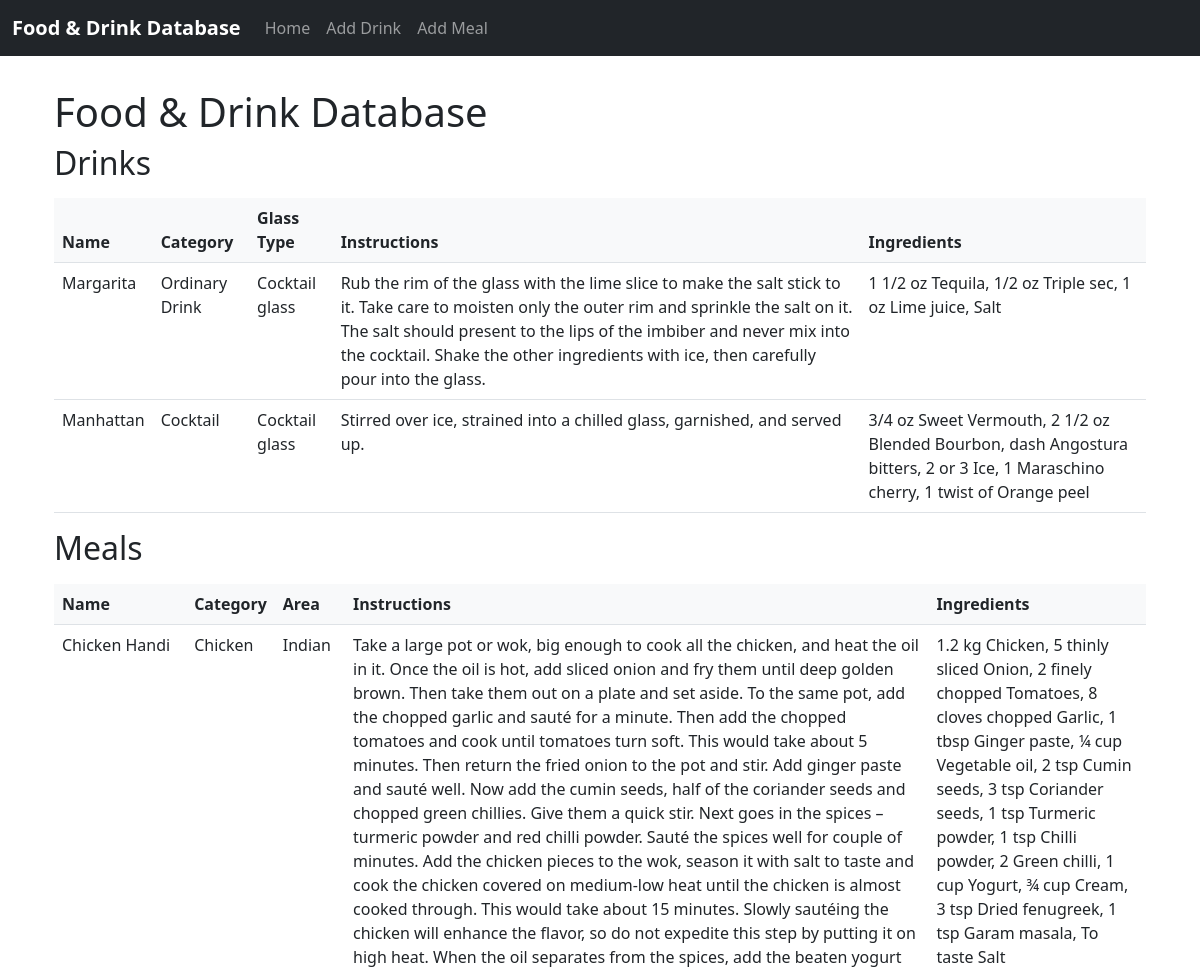
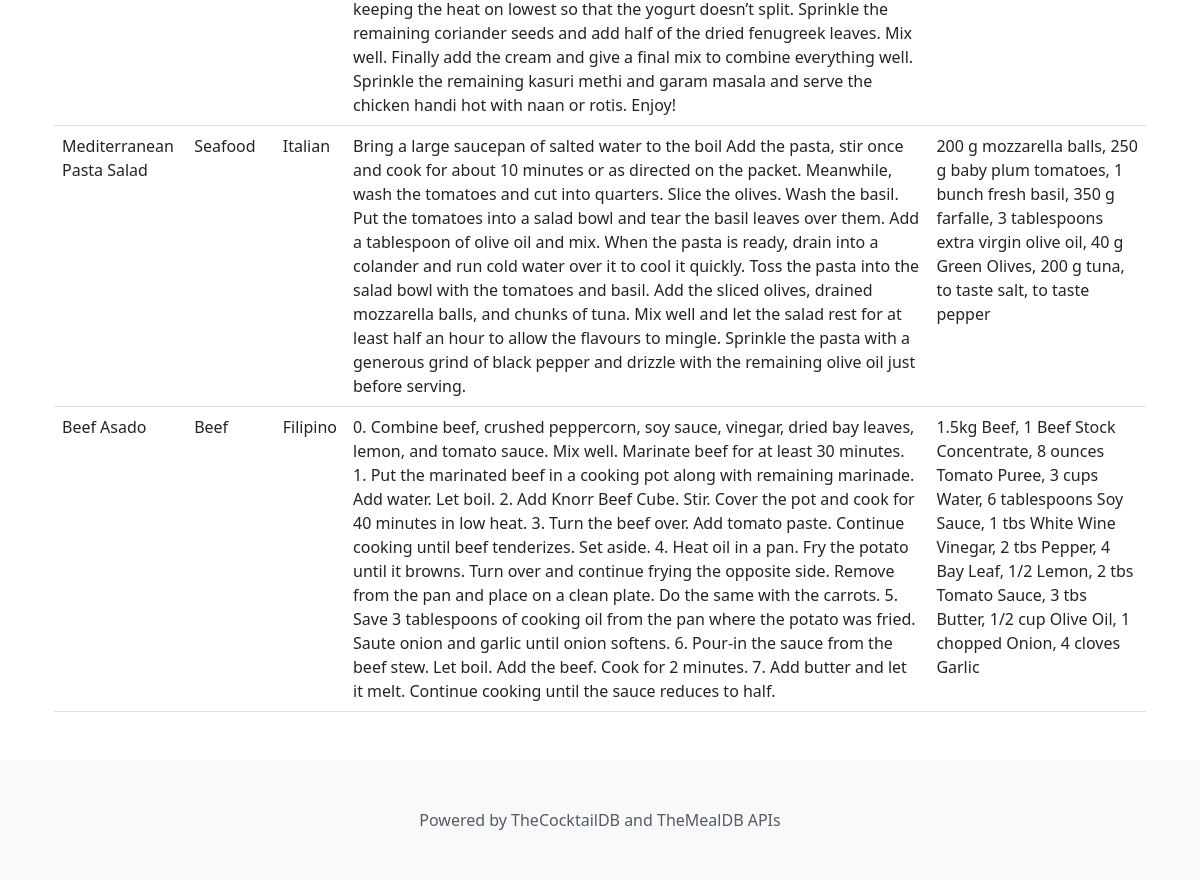
The page / on the database its author committed (2 pictures, top to bottom).
### tables this page shows
CREATE TABLE drinks (
                    id INTEGER PRIMARY KEY AUTOINCREMENT,
                    name TEXT NOT NULL,
                    category TEXT,
                    glass TEXT,
                    instructions TEXT,
                    ingredients TEXT,
                    api_id TEXT UNIQUE
                );

CREATE TABLE meals (
                    id INTEGER PRIMARY KEY AUTOINCREMENT,
                    name TEXT NOT NULL,
                    category TEXT,
                    area TEXT,
                    instructions TEXT,
                    ingredients TEXT,
                    api_id TEXT UNIQUE
                );

### index.py (the view)
class Index(MethodView):
    def get(self):
        model_instance = gbmodel.get_model()
        drinks = [dict(name=row[0], category=row[1], glass=row[2], instructions=row[3], ingredients=row[4], api_id=row[5])
                 for row in model_instance.select_drinks()]
        meals = [dict(name=row[0], category=row[1], area=row[2], instructions=row[3], ingredients=row[4], api_id=row[5])
                for row in model_instance.select_meals()]
        return render_template('index.html', drinks=drinks, meals=meals)

### gbmodel/__init__.py (called while the page is built)
def get_model():
    return appmodel

### gbmodel/model_sqlite3.py (called while the page is built)
    def select_drinks(self):
        connection = sqlite3.connect(DB_FILE)
        cursor = connection.cursor()
        cursor.execute("SELECT name, category, glass, instructions, ingredients, api_id FROM drinks")
        results = cursor.fetchall()
        cursor.close()
        connection.close()
        return results

    def select_meals(self):
        connection = sqlite3.connect(DB_FILE)
        cursor = connection.cursor()
        cursor.execute("SELECT name, category, area, instructions, ingredients, api_id FROM meals")
        results = cursor.fetchall()
        cursor.close()
        connection.close()
        return results

### templates/index.html
{% extends 'base.html' %}
{% block content %}
<div class="container">
    <h1>Food & Drink Database</h1>
    <h2>Drinks</h2>
    {% if drinks %}
    <table class="table">
        <thead>
            <tr>
                <th>Name</th>
                <th>Category</th>
                <th>Glass Type</th>
                <th>Instructions</th>
                <th>Ingredients</th>
            </tr>
        </thead>
        <tbody>
        {% for drink in drinks %}
            <tr>
                <td>{{ drink.name }}</td>
                <td>{{ drink.category }}</td>
                <td>{{ drink.glass }}</td>
                <td>{{ drink.instructions }}</td>
                <td>{{ drink.ingredients }}</td>
            </tr>
        {% endfor %}
        </tbody>
    </table>
    {% else %}
    <p>No drinks in the database yet.</p>
    {% endif %}
    <h2>Meals</h2>
    {% if meals %}
    <table class="table">
        <thead>
            <tr>
                <th>Name</th>
                <th>Category</th>
                <th>Area</th>
                <th>Instructions</th>
                <th>Ingredients</th>
            </tr>
        </thead>
        <tbody>
        {% for meal in meals %}
            <tr>
                <td>{{ meal.name }}</td>
                <td>{{ meal.category }}</td>
                <td>{{ meal.area }}</td>
                <td>{{ meal.instructions }}</td>
                <td>{{ meal.ingredients }}</td>
            </tr>
        {% endfor %}
        </tbody>
    </table>
    {% else %}
    <p>No meals in the database yet.</p>
    {% endif %}
</div>
{% endblock %}

### templates/base.html (shortened to what this page needs)
<!DOCTYPE html>
<html lang="en">
<head>
    <link href="https://cdn.jsdelivr.net/npm/bootstrap@5.3.0/dist/css/bootstrap.min.css" rel="stylesheet">
</head>
<body>
    <nav class="navbar navbar-expand-lg navbar-dark bg-dark">
        <div class="container-fluid">
            <a class="navbar-brand" href="/">Food & Drink Database</a>
            <div class="collapse navbar-collapse" id="navbarNav">
                <ul class="navbar-nav">
                    <li class="nav-item">
                        <a class="nav-link" href="/">Home</a>
                    </li>
                    <li class="nav-item">
                        <a class="nav-link" href="/drink/">Add Drink</a>
                    </li>
                    <li class="nav-item">
                        <a class="nav-link" href="/meal/">Add Meal</a>
                    </li>
                </ul>
            </div>
        </div>
    </nav>
    <div class="container">
        {% block content %}{% endblock %}
    </div>
    <footer class="bg-light py-3 mt-5">
        <div class="container text-center">
            <p class="text-muted mb-0">
                Powered by TheCocktailDB and TheMealDB APIs
            </p>
        </div>
    </footer>
</body>
</html>

### templates/base.html (style rules this page uses)
.navbar-brand { font-weight: bold; }
.container { margin-top: 2rem; margin-bottom: 2rem; }
.table { margin-top: 1rem; }
.table th { background-color: #f8f9fa; }

### rows shown on the page
drinks: name "Margarita", category "Ordinary Drink", glass "Cocktail glass", instructions "Rub the rim of the glass with the lime slice to make the salt stick to it. Take care to moisten only the outer rim and sprinkle the salt on it. The salt should present to the lips of the imbiber and never mix into the cocktail. Shake the other ingredients with ice, then carefully pour into the glass.", ingredients "1 1/2 oz Tequila, 1/2 oz Triple sec, 1 oz Lime juice, Salt"
drinks: name "Manhattan", category "Cocktail", glass "Cocktail glass", instructions "Stirred over ice, strained into a chilled glass, garnished, and served up.", ingredients "3/4 oz Sweet Vermouth, 2 1/2 oz Blended Bourbon, dash Angostura bitters, 2 or 3 Ice, 1 Maraschino cherry, 1 twist of Orange peel"
meals: name "Chicken Handi", category "Chicken", area "Indian", instructions "Take a large pot or wok, big enough to cook all the chicken, and heat the oil in it. Once the oil is hot, add sliced onion and fry them until deep golden brown. Then take them out on a plate and set aside. To the same pot, add the chopped garlic and sauté for a minute. Then add the chopped tomatoes and cook until tomatoes turn soft. This would take about 5 minutes. Then return the fried onion to the pot and stir. Add ginger paste and sauté well. Now add the cumin seeds, half of the coriander seeds and chopped green chillies. Give them a quick stir. Next goes in the spices – turmeric powder and red chilli powder. Sauté the spices well for couple of minutes. Add the chicken pieces to the wok,…", ingredients "1.2 kg Chicken, 5 thinly sliced Onion, 2 finely chopped Tomatoes, 8 cloves chopped Garlic, 1 tbsp Ginger paste, ¼ cup Vegetable oil, 2 tsp Cumin seeds, 3 tsp Coriander seeds, 1 tsp Turmeric powder, 1 tsp Chilli powder, 2 Green chilli, 1 cup Yogurt, ¾ cup Cream, 3 tsp Dried fenugreek, 1 tsp Garam masala, To taste Salt"
meals: name "Mediterranean Pasta Salad", category "Seafood", area "Italian", instructions "Bring a large saucepan of salted water to the boil Add the pasta, stir once and cook for about 10 minutes or as directed on the packet. Meanwhile, wash the tomatoes and cut into quarters. Slice the olives. Wash the basil. Put the tomatoes into a salad bowl and tear the basil leaves over them. Add a tablespoon of olive oil and mix. When the pasta is ready, drain into a colander and run cold water over it to cool it quickly. Toss the pasta into the salad bowl with the tomatoes and basil. Add the sliced olives, drained mozzarella balls, and chunks of tuna. Mix well and let the salad rest for at least half an hour to allow the flavours to mingle. Sprinkle the pasta with a generous grind of…", ingredients "200 g mozzarella balls, 250 g baby plum tomatoes, 1 bunch fresh basil, 350 g farfalle, 3 tablespoons extra virgin olive oil, 40 g Green Olives, 200 g tuna, to taste salt, to taste pepper"
meals: name "Beef Asado", category "Beef", area "Filipino", instructions "0. Combine beef, crushed peppercorn, soy sauce, vinegar, dried bay leaves, lemon, and tomato sauce. Mix well. Marinate beef for at least 30 minutes. 1. Put the marinated beef in a cooking pot along with remaining marinade. Add water. Let boil. 2. Add Knorr Beef Cube. Stir. Cover the pot and cook for 40 minutes in low heat. 3. Turn the beef over. Add tomato paste. Continue cooking until beef tenderizes. Set aside. 4. Heat oil in a pan. Fry the potato until it browns. Turn over and continue frying the opposite side. Remove from the pan and place on a clean plate. Do the same with the carrots. 5. Save 3 tablespoons of cooking oil from the pan where the potato was fried. Saute onion and garlic…", ingredients "1.5kg Beef, 1 Beef Stock Concentrate, 8 ounces Tomato Puree, 3 cups Water, 6 tablespoons Soy Sauce, 1 tbs White Wine Vinegar, 2 tbs Pepper, 4 Bay Leaf, 1/2 Lemon, 2 tbs Tomato Sauce, 3 tbs Butter, 1/2 cup Olive Oil, 1 chopped Onion, 4 cloves Garlic"
